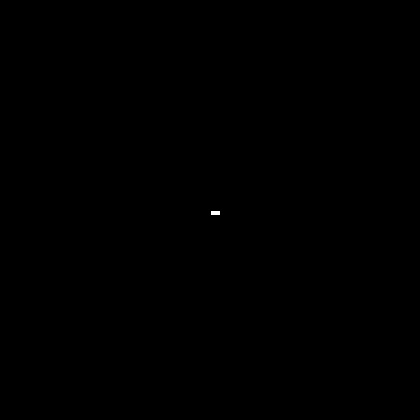
Frame 1 (no input)
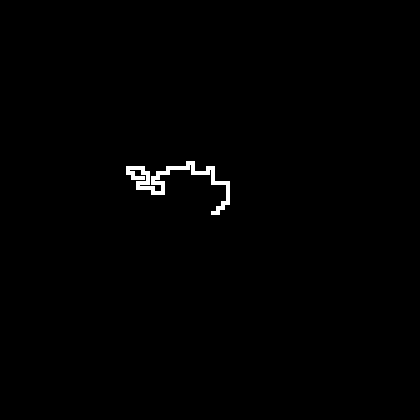
Frame 60 (the mouse pressed at the canvas centre just before this capture)
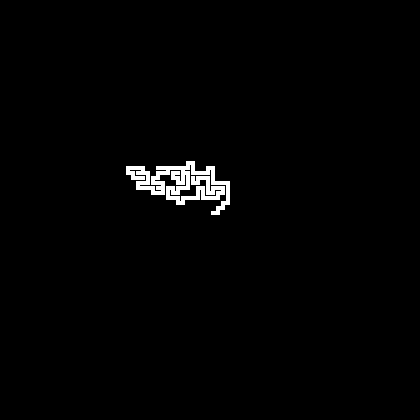
Frame 120 (the mouse held since frame 60 and released just before this capture)

The Processing sketch that drew these frames (run headless with seeded random() and noise(); from frame 60 on, the mouse is pressed at the canvas centre):

// Processing sketch: processing_4327
// ── processing_4327.pde

/* Maze building demo sketch
 * by Bruce Leenstra
 *
 * This sketch builds a completely connected path inside a grid. It tends
 * to make a few long twisty paths filled in with many short branches.
 *
 * Click inside the maze to restart it.
 * Use a slower frameRate to see what it's doing.
 * Change w to scale the maze (should divide width).
 * The maze could be allowed to wrap left to right and top to bottom by 
 * using c%f and d%f instead of the boundry tests. Makes maze wallpaper!
 *
 * To make a more 'tunable' maze (and increase code complexity!):
 * - store direction moved and adjust chance to turn/go straight.
 * - store path length and add length*16 to each new location.
 *   + allows fine tuning of twistiness and branchiness
 *   + allows backtracking and recursive 'level' development
 */
int a, b, c, d, e, f, p, w, w1, w2;
int [][] maze;
int [] mz, path = new int [4];
void setup() { 
  size(420,420);
  background(0);
  noStroke();
  frameRate(1800);
  w = 5;
  w1 = w - 1;
  w2 = 2*w - 1;
  f = width/w;
  c = f/2;
  d = c;
  e = f-1;
  maze = new int [f][f];
}
void draw(){
  p = 0;
  // make list of directions maze hasn't filled yet.
  if (c > 0) { if (maze[c-1][d] == 0) {    path[p++] = 1;  }}
  if (d > 0) { if (maze[c][d-1] == 0) {    path[p++] = 2;  }}
  if (c < e) { if (maze[c+1][d] == 0) {    path[p++] = 4;  }}
  if (d < e) { if (maze[c][d+1] == 0) {    path[p++] = 8;  }}
  // select one and go there
  if (p > 0) {
    p = path[floor(random(p))];
    maze[c][d] += p;
    switch(p) {
    case 1:
      maze[--c][d] = 4;
      rect(c*w+1, d*w+1, w2, w1);
      break;
    case 2:
      maze[c][--d] = 8;
      rect(c*w+1, d*w+1, w1, w2);
      break;
    case 4:
      rect(c*w+1, d*w+1, w2, w1);
      maze[++c][d] = 1;
      break;
    case 8:
      rect(c*w+1, d*w+1, w1, w2);
      maze[c][++d] = 2;
      break;
    }
  } else {
    // dead-end so try somewhere else
    p = 0;
    while (p == 0) {
      c = floor(random(f));
      d = floor(random(f));
      p = maze[c][d];
    }
  }
} 

void mouseClicked() {
  background(0);
  c = f/2;
  d = c;
  for (a=0;a<f;a++) {
    mz = maze[a];
    for (b=0;b<f;b++) {
      mz[b] = 0;
    }
  }
}
